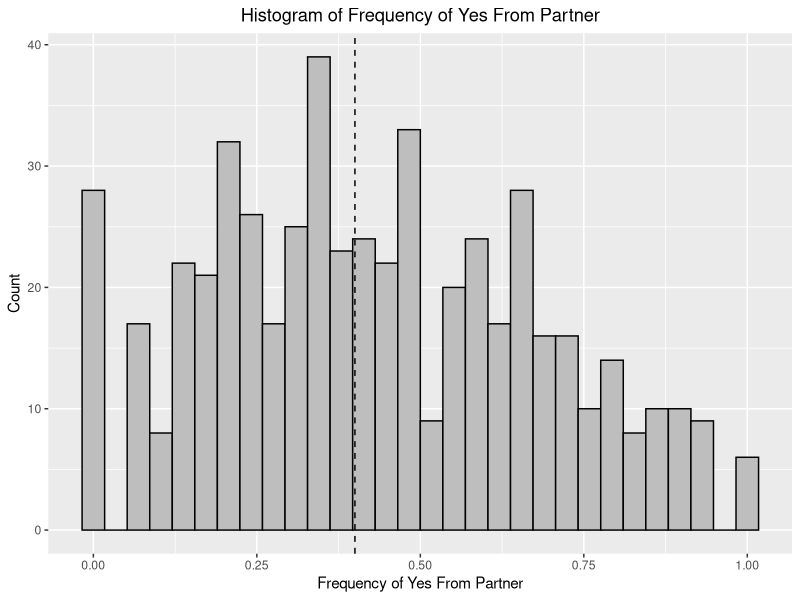
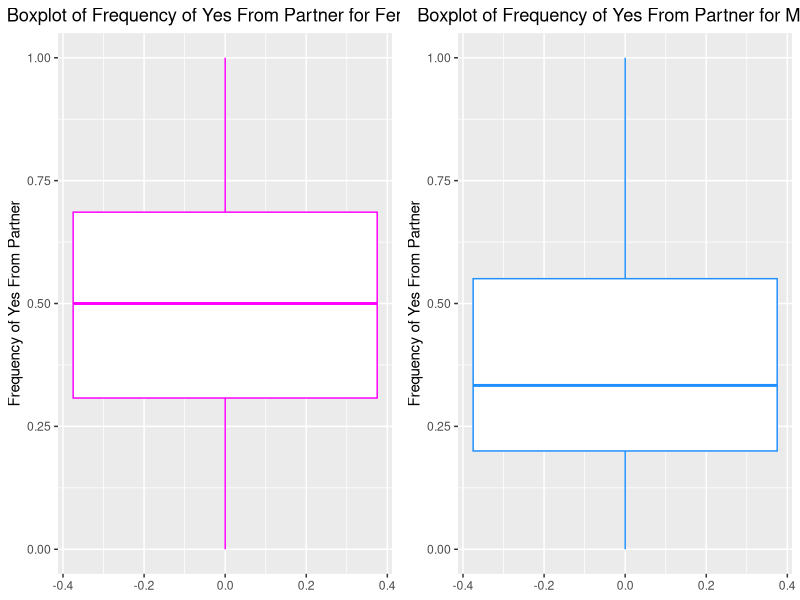

Write the R code that produced these figures, in order. (Note: this script raises an error after producing the figures.)
# load libraries
library(kableExtra)              
library(cowplot)                        
library(tidyverse)
library(corrplot)

#download clean match data
match_data = read_csv("data/clean/match_data.csv")

#calculate median yes frequency
yes_freq_median = median(match_data$yes_freq)

#plot histogram of yes frequency distribution
yes_freq_plot = match_data %>%
  ggplot(aes(x = yes_freq)) +
  geom_histogram(color = "black", fill = "grey") +
  labs(x = "Frequency of Yes From Partner",
       y = "Count",
       title = "Histogram of Frequency of Yes From Partner") +
  theme(plot.title = element_text(hjust = 0.5)) +
  geom_vline(xintercept = yes_freq_median, linetype = "dashed")

#save plot as png
ggsave(filename = "results/yes-freq-distribution.png",
       plot = yes_freq_plot,
       device = "png",
       width = 6,
       height = 4)

#split data by gender
females = match_data %>% filter(gender == 0)
males = match_data %>% filter(gender == 1)

#calculate number of each gender
num_females <- nrow(females)
num_males <- nrow(males)

#calculate median yes frequency by gender
median_yes_freq_female <- median(females$yes_freq)
median_yes_freq_male <- median(males$yes_freq)

#boxplot of female yes frequency distribution
female_yes_boxplot =
  females %>%
  ggplot(aes(y = yes_freq)) + 
  geom_boxplot(color = "magenta") +
  labs(y = "Frequency of Yes From Partner",
       title = "Boxplot of Frequency of Yes From Partner for Females") +
  theme(plot.title = element_text(hjust = 0.5))

#boxplot of male yes frequency distribution
male_yes_boxplot = 
  males %>%
  ggplot(aes(y = yes_freq)) +
  geom_boxplot(color = "dodgerblue") +
  labs(y = "Frequency of Yes From Partner",
       title = "Boxplot of Frequency of Yes From Partner for Males")+
  theme(plot.title = element_text(hjust = 0.5))

#plot side-by-side
genderplot <- plot_grid(female_yes_boxplot, male_yes_boxplot, ncol = 2)

#save plot as png
ggsave(filename = "results/gender-boxplots.png",
       plot = genderplot,
       device = "png",
       width = 9,
       height = 6)

#calculate mean female characteristic preference rating
female_pref <- c(mean(females$attr), mean(females$sinc), mean(females$intel),
                 mean(females$fun), mean(females$amb), mean(females$shar))

#calculate mean male characteristic preference rating
male_pref <- c(mean(males$attr), mean(males$sinc), mean(males$intel),
               mean(males$fun), mean(males$amb), mean(males$shar))

#present gendered mean characteristic preference rating in a tibble
pref_table <- tibble(attributes = c('Attractive', 'Sincere', 'Intelligent', 
                                    'Fun', 'Ambitious', 'Shared Interest'),
                     female_pref, male_pref)

#write tibble to a csv to store results
write_csv(x = pref_table, file = "results/gender-preferences.csv")

#calculate mean female acitvity/hobby ratings
female_hobby <- c(mean(females$sports), mean(females$tvsports),
                  mean(females$exercise), mean(females$dining),
                  mean(females$museums),
                  mean(females$art), mean(females$hiking),
                  mean(females$gaming), mean(females$clubbing),
                  mean(females$reading), mean(females$tv),
                  mean(females$theater), mean(females$movies),
                  mean(females$concerts), mean(females$music),
                  mean(females$shopping), mean(females$yoga))

#calculate mean male activity/hobby ratings
male_hobby <- c(mean(males$sports), mean(males$tvsports),
                  mean(males$exercise), mean(males$dining),
                  mean(males$museums),
                  mean(males$art), mean(males$hiking),
                  mean(males$gaming), mean(males$clubbing),
                  mean(males$reading), mean(males$tv),
                  mean(males$theater), mean(males$movies),
                  mean(males$concerts), mean(males$music),
                  mean(males$shopping), mean(males$yoga))

#list of activities
Activities <-c('Sports', 'TV Sports', 'Exercise', 'Dining', 'Museum',
            'Art', 'Hiking', 'Gaming', 'Clubbing', 'Reading', 
            'TV', 'Theater', 'Movies', 'Concerts', 'Music', 'Shopping',
            'Yoga')

#form hobby tibble by gender
hobby_table <- tibble(Activities, 'Female' = female_hobby, 'Male' = male_hobby)
#calculate difference column in tibble
hobby_table <- hobby_table %>%
  mutate('Difference' = female_hobby - male_hobby)

#write to csv
write_csv(x = hobby_table, file = "results/gender-hobbies.csv")

#split data by race
race_1 <- match_data %>% filter(race == 1)
race_2 <- match_data %>% filter(race == 2)
race_3 <- match_data %>% filter(race == 3)
race_4 <- match_data %>% filter(race == 4)
race_5 <- match_data %>% filter(race == 5)
race_6 <- match_data %>% filter(race == 6)

#compute number of people by race
num_race1 <- nrow(race_1)
num_race2 <- nrow(race_2)
num_race3 <- nrow(race_3)
num_race4 <- nrow(race_4)
num_race5 <- nrow(race_5)
num_race6 <- nrow(race_6)

#list of races
Race = c('Black/African American', 
         'European/Caucasian-American', 
         'Latino/Hispanic American',
         'Asian/Pacific Islander/Asian-American',
         'Native American', 'Other')

#form tibble by number of each race
numrace <- tibble(race, 
                  num_races = c(num_race1, num_race2, num_race3, num_race4,
                                num_race5, num_race6))

#write tibble to csv
write_csv(x = numrace, file = "results/race-frequencies.csv")

#calculate mean yes frequency by racw
mean_yes_race1 <- mean(race_1$yes_freq)
mean_yes_race2 <- mean(race_2$yes_freq)
mean_yes_race3 <- mean(race_3$yes_freq)
mean_yes_race4 <- mean(race_4$yes_freq)
mean_yes_race5 <- mean(race_5$yes_freq)
mean_yes_race6 <- mean(race_6$yes_freq)

#write to tibble
yespref_race <- tibble(Race, 
                  'Frequency of Yes' = c(mean_yes_race1, mean_yes_race2, 
                                    mean_yes_race3, mean_yes_race4,
                                mean_yes_race5, mean_yes_race6))

#write to csv to save
write_csv(x = yespref_race, file = "results/race-yes-pref.csv")

#calculate imprace by race
mean_imprace_race1 <- mean(race_1$imprace)
mean_imprace_race2 <- mean(race_2$imprace)
mean_imprace_race3 <- mean(race_3$imprace)
mean_imprace_race4 <- mean(race_4$imprace)
mean_imprace_race5 <- mean(race_5$imprace)
mean_imprace_race6 <- mean(race_6$imprace)

#write to tibble
imprace_race <- tibble(race, 
                       imprace_races = c(mean_imprace_race1, 
                                         mean_imprace_race2, 
                                         mean_imprace_race3, mean_imprace_race4,
                                         mean_imprace_race5, mean_imprace_race6))

#write to csv to save results
write_csv(x = imprace_race, file = "results/race-imprace.csv")

#scatter plot of average attractive rating vs. yes frequency
attr_scatter <-
  match_data %>%
    ggplot(aes(x = avg_attr, y = yes_freq)) + 
  geom_point() +
  geom_smooth(method = "lm",
              formula = y ~ x, aes(x = avg_attr,
                                   y = yes_freq),
              se = FALSE,
              color = "red") +
  labs(x = "Average Attractive Rating from Partners (out of 10)",
       y = "Frequency of Yes from Partners")

#scatter plot of average sincere rating vs. yes frequency
sinc_scatter <-
  match_data %>%
  ggplot(aes(x = avg_sinc, y = yes_freq)) + 
  geom_point()+
  geom_smooth(method = "lm",
              formula = y ~ x, aes(x = avg_sinc,
                                   y = yes_freq),
              se = FALSE,
              color = "magenta")+
  labs(x = "Average Sincere Rating from Partners (out of 10)",
       y = "Frequency of Yes from Partners")

#scatter plot of average intelligent rating vs. yes frequency
intel_scatter <-
  match_data %>%
  ggplot(aes(x = avg_intel, y = yes_freq)) + 
  geom_point()+
  geom_smooth(method = "lm",
              formula = y ~ x, aes(x = avg_intel,
                                   y = yes_freq),
              se = FALSE,
              color = "dodgerblue")+
  labs(x = "Average Intelligent Rating from Partners (out of 10)",
       y = "Frequency of Yes from Partners")

#scatter plot of average fun rating vs. yes frequency
fun_scatter <-
  match_data %>%
  ggplot(aes(x = avg_fun, y = yes_freq)) + 
  geom_point()+
  geom_smooth(method = "lm",
              formula = y ~ x, aes(x = avg_fun,
                                   y = yes_freq),
              se = FALSE,
              color="darkgreen")+
  labs(x = "Average Fun Rating from Partners (out of 10)",
       y = "Frequency of Yes from Partners")

#scatter plot of average ambition rating vs. yes frequency
amb_scatter <-
  match_data %>%
  ggplot(aes(x = avg_amb, y = yes_freq)) + 
  geom_point()+
  geom_smooth(method = "lm",
              formula = y ~ x, aes(x = avg_amb,
                                   y = yes_freq),
              se = FALSE,
              color = "yellow2")+
  labs(x = "Average Ambitious Rating from Partners (out of 10)",
       y = "Frequency of Yes from Partners")

#scatter plot of average shared interest rating vs. yes frequency
shar_scatter <-
  match_data %>%
  ggplot(aes(x = avg_shar, y = yes_freq)) + 
  geom_point()+
  geom_smooth(method = "lm",
              formula = y ~ x, aes(x = avg_shar,
                                   y = yes_freq),
              se = FALSE,
              color="orange")+
  labs(x = "Average Shared Interest Rating from Partners (out of 10)",
       y = "Frequency of Yes from Partners")

#plot 6 rating plots in a grid
ratingplots <-
  plot_grid(attr_scatter, sinc_scatter, intel_scatter,
            fun_scatter, amb_scatter, shar_scatter)

#save plot grid
ggsave(filename = "results/rating-scatters.png",
       plot = ratingplots,
       device = "png",
       width = 18,
       height = 12)

#plot distribution of subject ages in a histogram
agedist <- match_data %>% ggplot(aes(x = age)) + 
  geom_histogram(binwidth = 2, color = "black", fill = "grey") +
  labs(x = "Age",
       y = "Count",
       title = "Histogram of the Ages of Subjects") +
  geom_vline(xintercept = median(match_data$age),
             linetype = "dashed") +
  theme(plot.title = element_text(hjust = 0.5))

#save plot
ggsave(filename = "results/age-distribution.png",
       plot = agedist,
       device = "png",
       width = 6,
       height = 4)

#find correlation matrix for ratings and put into correlation plot
rating_correlation = cor(match_data %>% select(c(avg_attr, avg_sinc, avg_intel, 
                                                avg_fun, avg_amb, avg_shar)))
rating_corrplot = recordPlot(corrplot(rating_correlation, type = "upper", 
                                      order = "hclust",
                                      tl.col = "black", tl.srt = 45))

#find correlation matrix for demographics and put into correlation plot
demographic_correlation = cor(match_data %>% select(c(gender, age, 
                                                       field_of_study, race,
                                                       career)))
demographic_corrplot = recordPlot(corrplot(demographic_correlation, 
                                           type = "upper", 
                                           order = "hclust", 
                                           tl.col = "black", tl.srt = 45))

#find correlation matrix for preference and put into correlation plot
preference_correlation = cor(match_data %>% select(c(imprace, imprelig, goal)))
preference_corrplot = recordPlot(corrplot(preference_correlation, 
                                          type = "upper", 
                                          order = "hclust", 
                                          tl.col = "black", tl.srt = 45))

#find correlation matrix for activities and put into correlation plot
activities_correlation = cor(match_data %>% select(c(date, go_out, sports, 
                                                      tvsports, exercise, 
                                                      dining, museums, art, 
                                                      hiking,gaming, clubbing, 
                                                      reading,  tv, theater, 
                                                      movies, concerts, music,
                                                      shopping, yoga)))
activities_corrplot = recordPlot(corrplot(activities_correlation, 
                                          type = "upper", order = "hclust", 
                                          tl.col = "black", tl.srt = 45))

#find correlation matrix for all variables and put into correlation plot
correlation = cor(match_data %>% select(-c(iid)))
corrplot = recordPlot(corrplot(correlation, type = "upper", order = "hclust", 
                                          tl.col = "black", tl.srt = 45))
